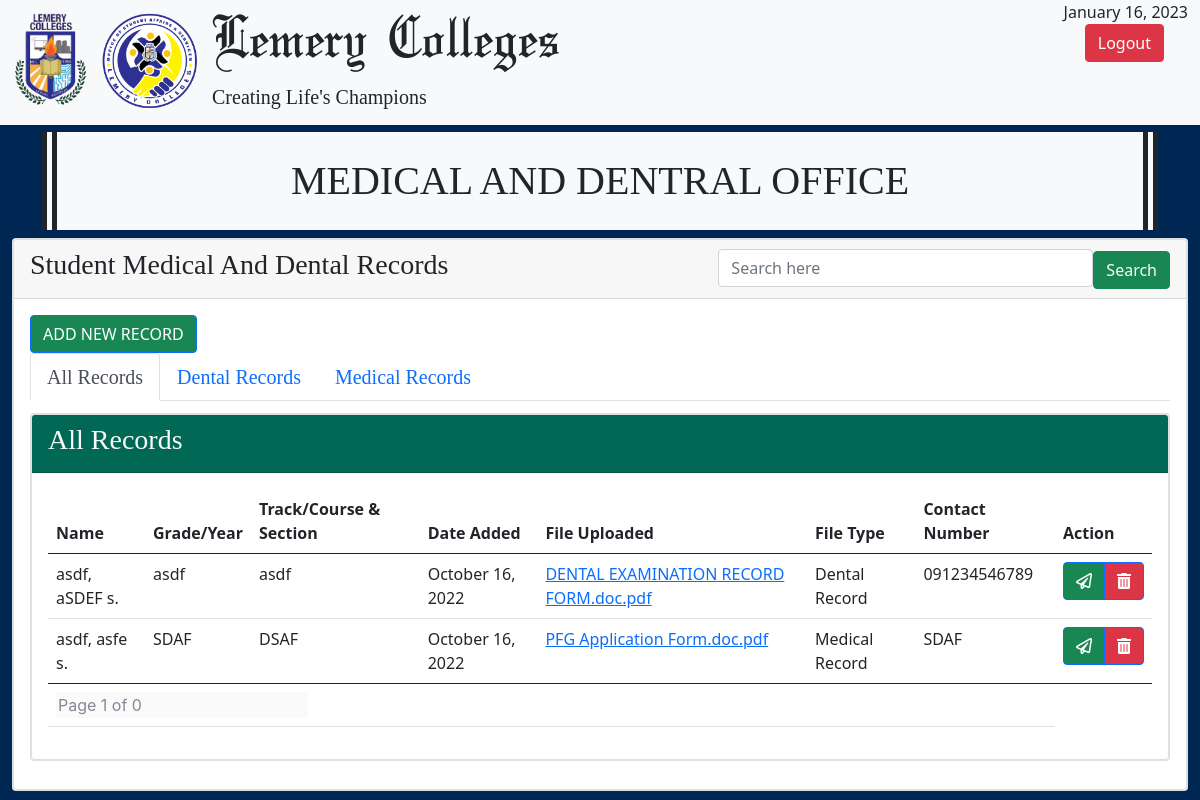
The page /lcMedicalOffice.php (signed in) on the database its author committed.
### tables this page shows
CREATE TABLE `lcmedicaltable` (
  `id` int NOT NULL,
  `submission_date` varchar(225) NOT NULL,
  `file_type` varchar(225) NOT NULL,
  `student_lastname` varchar(225) NOT NULL,
  `student_firstname` varchar(225) NOT NULL,
  `student_middlename` varchar(225) NOT NULL,
  `student_year` varchar(225) NOT NULL,
  `student_course_section` varchar(225) NOT NULL,
  `student_department` varchar(255) NOT NULL,
  `student_number` varchar(225) NOT NULL,
  `student_code` varchar(255) NOT NULL,
  `filename` varchar(225) NOT NULL
);

### lcMedicalOffice.php (the view, shortened to what this page needs)
<?php
include "back_end/database_connection.php";
if (isset($_POST['search'])) {
    $valueToSearchDental = $_POST['valueToSearch'];
    if (isset($_GET['page'])) {
        $page = $_GET['page'];
    } else {
        $page = 1;
    }
    $num_per_page = 10;
    $start_from = ($page - 1) * 10;
    $dentalquery = "SELECT * FROM `lcmedicaltable` WHERE CONCAT(`student_lastname`) LIKE '%" . $valueToSearch . "%'";
    $medicalquery = "SELECT * FROM `lcmedicaltable` WHERE CONCAT(`student_lastname`) LIKE '%" . $valueToSearch . "%'";
    $allquery = "SELECT * FROM `lcmedicaltable` WHERE CONCAT(`student_lastname`) LIKE '%" . $valueToSearch . "%'";
    $dental_result = filterDental($dentalquery);
    $medical_result = filterMedical($medicalquery);
    $all_result = filterAll($allquery);
} else {
    if (isset($_GET['page'])) {
        $page = $_GET['page'];
    } else {
        $page = 1;
    }
    $num_per_page = 10;
    $start_from = ($page - 1) * 10;
    $allquery = "select * from lcmedicaltable ORDER BY student_lastname ASC limit $start_from,$num_per_page ";
    $all_result = filterAll($allquery);
}
function filterDental($dentalquery)
{
    $connect = mysqli_connect("localhost", "root", "", "lcproject");
    $filter_Result = mysqli_query($connect, $dentalquery);
    return $filter_Result;
}
function filterMedical($medicalquery)
{
    $connect = mysqli_connect("localhost", "root", "", "lcproject");
    $filter_Result = mysqli_query($connect, $medicalquery);
    return $filter_Result;
}
function filterAll($allquery)
{
    $connect = mysqli_connect("localhost", "root", "", "lcproject");
    $filter_Result = mysqli_query($connect, $allquery);
    return $filter_Result;
}
?>
<!DOCTYPE html>
<html lang="en">
<head>
    <link rel="stylesheet" href="assets/bootstrap/css/bootstrap.min.css">
    <link rel="stylesheet" href="assets/css/Olde%20English.css">
    <link rel="stylesheet" href="assets/fonts/fontawesome-all.min.css">
    <link rel="stylesheet" href="assets/css/Footer-Dark.css">
    <link rel="stylesheet" href="assets/css/styles.css">
</head>
<body style="background: #002654;">
    <div class="container-fluid bg-light">
        <div class="row">
            <div class="col-xl-2 d-xl-flex justify-content-xl-center align-items-xl-center"><img src="assets/img/lcLogo.png" width="100"><img src="assets/img/OSAS.png" width="100"></div>
            <div class="col">
                <h1 class="display-3" style="font-family: 'Olde English';">Lemery Colleges</h1>
                <h5 style="font-family: Alegreya, serif;">Creating Life's Champions</h5>
            </div>
            <div class="col">
                <span class="d-block text-end"><?php echo date("F d, Y") ?></span>
                <div class="container" style="display: flex; justify-content: flex-end; float: right;">
                    <a href="back_end/logout.php" class="d-block text-end btn btn-danger"><span>Logout</span></a>
                </div>
            </div>
        </div>
    </div>
    <div class="container" style="margin-top: 7px;">
        <div class="row">
            <div class="col">
                <h1 class="text-center text-dark bg-light" style="font-family: Alegreya, serif;padding: 25px;color: rgb(33, 37, 41);border-right-width: 15px;border-right-style: double;border-left: 15px double rgb(33, 37, 41);">MEDICAL AND DENTRAL OFFICE</h1>
            </div>
        </div>
    </div>
    <div class="container-fluid">
        <div class="row">
            <div class="col">
                <div class="card">
                    <div class="card">
                        <div class="card-header">
                            <div class="row">
                                <div class="col">
                                    <h3 style="font-family: Alegreya, serif;">Student Medical And Dental Records</h3>
                                </div>
                                <div class="col d-flex justify-content-end align-items-center">
                                    <form action="?recordID=Dental" method="POST">
                                        <input class="form-control d-inline-block" type="text" name="valueToSearch" placeholder="Search here" required="" style="width: 375px;"><button class="btn btn-success link-light d-inline-block" name="search" type="submit">Search</button>
                                    </form>
                                </div>
                            </div>
                        </div>
                        <div class="card-body"><button class="btn btn-primary bg-success" type="button" data-bs-target="#modal-1" data-bs-toggle="modal">ADD NEW RECORD</button>
                            <div>
                                <ul class="nav nav-tabs" role="tablist" style="font-family: Alegreya, serif;font-size: 20px;">
                                    <li class="nav-item" role="presentation"><a class="nav-link active" role="tab" data-bs-toggle="tab" href="#tab-1">All Records</a></li>
                                    <li class="nav-item" role="presentation"><a class="nav-link" role="tab" data-bs-toggle="tab" href="#tab-3">Dental Records</a></li>
                                    <li class="nav-item" role="presentation"><a class="nav-link" role="tab" data-bs-toggle="tab" href="#tab-2">Medical Records</a></li>
                                </ul>
                                <div class="tab-content">
                                    <div class="tab-pane fade show active" role="tabpanel" id="tab-1">
                                        <div class="row">
                                            <div class="col" style="padding: 12px;">
                                                <div class="card">
                                                    <div class="card">
                                                        <div class="card-header" style="border-right-color: rgb(33, 37, 41);background: #006854;">
                                                            <h3 class="text-light" style="font-family: Alegreya, serif;">All Records</h3>
                                                        </div>
                                                        <div class="card-body">
                                                            <div class="table-responsive">
                                                                <table class="table">
                                                                    <thead>
                                                                        <tr>
                                                                            <th>Name</th>
                                                                            <th>Grade/Year</th>
                                                                            <th>Track/Course & Section</th>
                                                                            <th>Date Added</th>
                                                                            <th>File Uploaded</th>
                                                                            <th>File Type</th>
                                                                            <th>Contact Number</th>
                                                                            <th>Action</th>
                                                                        </tr>
                                                                    </thead>
                                                                    <tbody>
                                                                        <?php
                                                                        if (mysqli_num_rows($all_result) > 0) {
                                                                            while ($row = mysqli_fetch_assoc($all_result)) {
                                                                        ?>
                                                                                <tr>
                                                                                    <td><?php echo $row['student_lastname'];
                                                                                        echo "," ?>
                                                                                        <?php echo $row['student_firstname'] ?>
                                                                                        <?php echo substr($row['student_middlename'], 0, 1);
                                                                                        echo "."; ?></td>
                                                                                    <td><?php echo $row['student_year'] ?></td>
                                                                                    <td><?php echo $row['student_course_section'] ?></td>
                                                                                    <td><?php echo $row['submission_date'] ?></td>
                                                                                    <td><a href="back_end/downloadDentalRecord.php?id=<?php echo $row['id'] ?>" target="_blank"><?php echo $row['filename'] ?></a></td>
                                                                                    <td><?php echo $row['file_type'] ?></td>
                                                                                    <td><?php echo $row['student_number'] ?></td>
                                                                                    <td>
                                                                                        <div class="btn-group" role="group"><button class="btn btn-primary bg-success" type="button" data-bs-target="#modal-4<?php echo $row['id'] ?>" data-bs-toggle="modal"><i class="far fa-paper-plane"></i></button><button class="btn btn-primary bg-danger" type="button" data-bs-target="#modal-3<?php echo $row['id'] ?>" data-bs-toggle="modal"><i class="fas fa-trash-alt"></i></button></div>
                                                                                    </td>
                                                                                </tr>
                                                                            <?php
                                                                            }
                                                                        } else {
                                                                            ?>
                                                                            <tr>
                                                                                <td class="text-center" colspan="7">NO RECORDS FOUND</td>
                                                                            </tr>
                                                                        <?php
                                                                        }
                                                                        ?>
                                                                    </tbody>
                                                                    <tfoot>
                                                                        <tr>
                                                                            <td class="text-left" colspan="3">
                                                                                <?php
                                                                                $pr_query = "select * from lcmedicaltable WHERE file_type = 'Dental Recod'";
                                                                                $pr_result = mysqli_query($dbConnection, $pr_query);
                                                                                $total_record = mysqli_num_rows($pr_result);
                                                                                $total_page = ceil($total_record / $num_per_page);
                                                                                ?>
                                                                                <input type="text" disabled name="" value="Page <?php echo $page ?> of <?php echo $total_page ?>" style="
                                                    border: none;
                                                    font-family: 'Nunito', -apple-system, BlinkMacSystemFont, 'Segoe UI', Roboto, 'Helvetica Neue', Arial, sans-serif, 'Apple Color Emoji', 'Segoe UI Emoji', 'Segoe UI Symbol', 'Noto Color Emoji';
                                                    color: #858796;
                                                ">
                                                                            </td>
                                                                            <td class="text-right" colspan="4">
                                                                            </td>
                                                                        </tr>
                                                                    </tfoot>
                                                                </table>
                                                            </div>
                                                        </div>
                                                    </div>
                                                </div>
                                            </div>
                                        </div>
                                    </div>
                                </div>
                            </div>
                        </div>
                    </div>
                </div>
            </div>
        </div>
    </div>
</body>
</html>

### rows shown on the page
lcmedicaltable: student_lastname "asdf", student_firstname "aSDEF", student_middlename "s", student_year "asdf", student_course_section "asdf", submission_date "October 16, 2022", filename "DENTAL EXAMINATION RECORD FORM.doc.pdf", file_type "Dental Record", student_number "091234546789"
lcmedicaltable: student_lastname "asdf", student_firstname "asfe", student_middlename "s", student_year "SDAF", student_course_section "DSAF", submission_date "October 16, 2022", filename "PFG Application Form.doc.pdf", file_type "Medical Record", student_number "SDAF"
